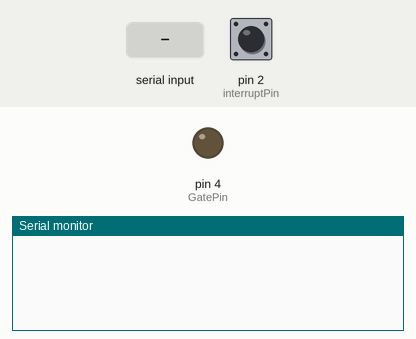
Simulated run of this sketch. Board: Arduino Uno, built with avr-gcc and run on an emulated ATmega328P. On the bench: output pins drawn as LEDs (lit = HIGH), the last lines printed to the serial monitor. The inputs (shaded band) are chosen by the test bench; at power-on: pin 2 (interruptPin) HIGH.

Above: at 0.9 s.
1.0 s: "ID???" received over Serial
At 1.7 s:
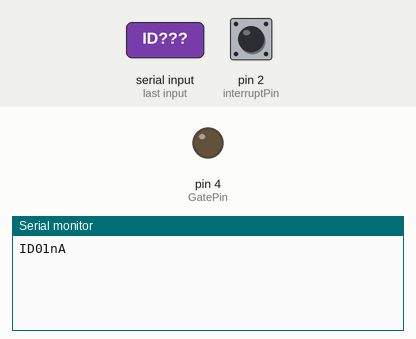
2.5 s: "START" received over Serial
At 3.8 s:
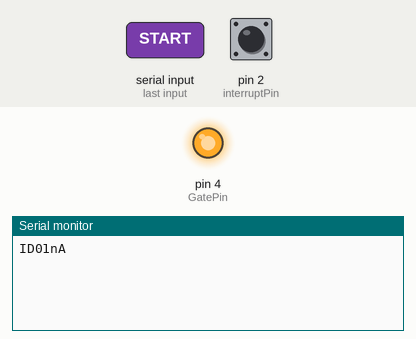
5.0 s: "STMAX" received over Serial
At 6.2 s:
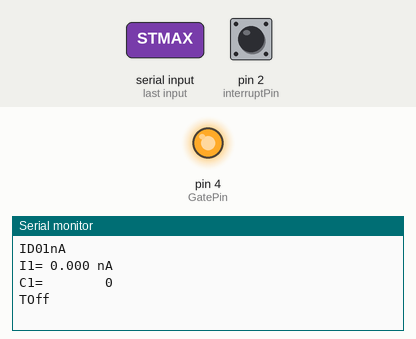

The sketch:

verze-1.ino
```cpp
#include <TimerOne.h>
int ttime;
const byte interruptPin = 2;
const byte GatePin = 4;
long pocet, pocet2;
long integral;
long integralmax;
boolean stav;
float proud;
char buffer1[16];
char buffer2[16];
String number = "01";
String id1 = "ID" + number + "nA";
String inString = "";           // string to hold input
boolean stop_count;
void (*resetFunc)(void) = 0;

void
setup(void)
{
    stav = false;
    integral = 0;
    ttime = 1;
    integralmax = 100;
    stop_count = true;
    Serial.begin(9600);
    while (stav == false) {
        while (Serial.available() > 0) {

            int inChar = Serial.read();
            inString += char (inChar);
            int delka = inString.length();
            String funkce = inString.substring(delka - 5, delka);
            String hodnota = inString.substring(0, delka - 5);
            if (funkce == "STMAX") {
                //Serial.println(inString);
                integralmax = hodnota.toInt();
                //Serial.println(hodnota);
                inString = "";
            };

            if (funkce == "RESET") {
                //Serial.println(inString);
                inString = "";
            }
            if (funkce == "ID???") {
                //Serial.println(inString);
                Serial.println(id1);
                inString = "";
                delay(1000);
            }
            if (funkce == "SETUP") {
                //Serial.println(inString);
                inString = "";
                delay(1000);
            }
            if (funkce == "START") {
                //Serial.println(inString);
                stav = true;
                inString = "";
                delay(1000);
            }
            if (funkce == "SET01") {
                //Serial.println(inString);
                ttime = 1;
                inString = "";
                delay(1000);
            }
            if (funkce == "SET10") {
                //Serial.println(inString);
                ttime = 10;
                inString = "";
                delay(1000);
            }
        }
    }
    pinMode(GatePin, OUTPUT);
    digitalWrite(GatePin, HIGH);
    pinMode(interruptPin, INPUT_PULLUP);
    attachInterrupt(digitalPinToInterrupt(interruptPin), pocitadlo,
                    FALLING);
    Timer1.initialize(2000000 * ttime); //cas 2s
    Timer1.attachInterrupt(casovac);
    pocet = 0;
}

void
loop(void)
{
    long p;

    noInterrupts();
    p = pocet2;
    while (Serial.available() > 0) {
        int inChar = Serial.read();
        inString += char (inChar);
        int delka = inString.length();
        String funkce = inString.substring(delka - 5, delka);
        String hodnota = inString.substring(0, delka - 5);

        if (funkce == "STMAX") {
            //Serial.println(inString);
            integralmax = hodnota.toInt();
            //Serial.println(hodnota);
            inString = "";
        };

        if (funkce == "RESET") {
            inString = "";
            resetFunc();
        }
        if (funkce == "POSLI") {
            inString = "";
            sprintf(buffer2, "I1= %ld.%02ld0 nA", pocet / 100,
                    pocet % 100);
            Serial.println(buffer2);
        }
        if (funkce == "CLEAR") {
            inString = "";
            stop_count = false;
            digitalWrite(GatePin, LOW);
            integral = 0;
        }
        if (funkce == "STOP_") {
            inString = "";
            stop_count = true;
            digitalWrite(GatePin, HIGH);
            integral = 0;
        }
    }
    interrupts();
}

void
casovac(void)
{
    noInterrupts();
    pocet = pocet / ttime;
    sprintf(buffer2, "I1= %ld.%02ld0 nA", pocet / 100, pocet % 100);
    Serial.println(buffer2);
    int C1000 = int (integral / 1000);
    sprintf(buffer2, "C1= %8d", C1000);
    Serial.println(buffer2);
    if (C1000 >= integralmax) {
        stop_count = true;
        digitalWrite(GatePin, HIGH);
        Serial.println("TOff");
    }
    pocet2 = pocet;
    pocet = 0;
    interrupts();
}

void
pocitadlo()
{
    pocet++;
    if (stop_count == false) {
        integral++;
    }
}
```

Measured:
- after the input at 1.0 s, the serial monitor: prints a new line at once (image 1)
- after the input at 2.5 s, pin 4 (GatePin): LOW → HIGH after 1.0 s
- after the input at 5.0 s, the serial monitor: prints a new line after 0.53 s (image 3)
